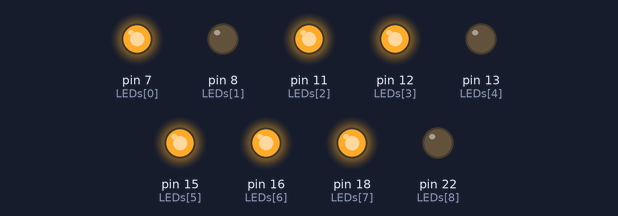
This program was run on a simulated Raspberry Pi (header pin numbers). On the bench: output pins drawn as LEDs (lit = HIGH). At 21.5 s the program stops and its outputs stay as they are.

Above: at 0.1 s.
At 0.9 s:
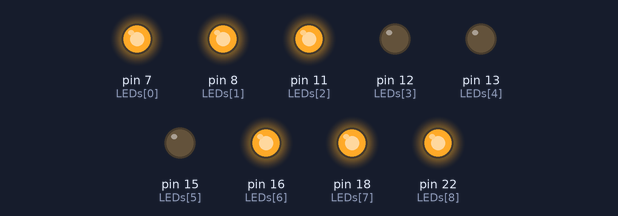
At 1.8 s:
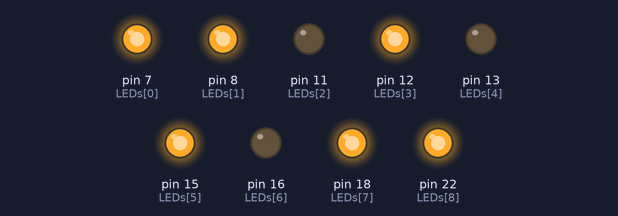
At 2.6 s:
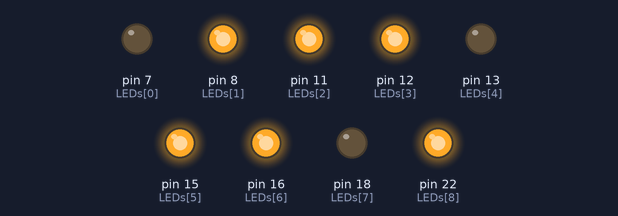
At 21.6 s:
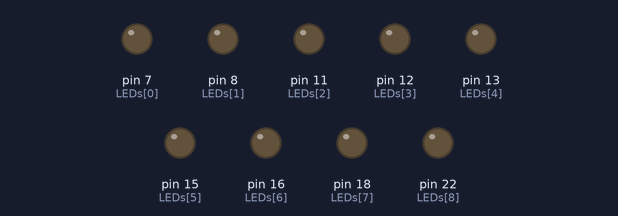
Timing chart, 0 to 23.0 s (numbered marks = the images above):
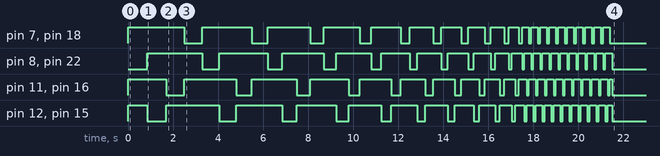

Measured:
- by itself, pin 7 (LEDs[0]), pin 18 (LEDs[7]): LOW → HIGH at 0.00 s, → LOW 2.5 s later, → HIGH 0.80 s later, → LOW 2.2 s later, … (40 changes in this stretch)
- by itself, pin 8 (LEDs[1]), pin 22 (LEDs[8]): LOW → HIGH at 0.85 s, → LOW 2.5 s later, → HIGH 0.75 s later, → LOW 2.2 s later, … (40 changes in this stretch)

The program:

Light_Spinner.py
```python
# Light Spinner

# Must be run as root - sudo python Light_Spinner.py

#PiDie LEDs are on physical pins as follows:
#    Led1: 7
#    Led2: 11
#    Led3: 12
#    Led4: 13
#    Led5: 15
#    Led6: 16
#    Led7: 18
#    Led8: 22
#    Led9: 8

#PiDie Buttons on physical pins as follows:
#    Red: 21
#    Green: 19
#    Yellow: 24
#    Blue: 26

import time, random, RPi.GPIO as GPIO

GPIO.setwarnings(True)
GPIO.setmode(GPIO.BOARD)

#Set up the LEDs as outputs on GPIO
LEDs = [7,8,11,12,13,15,16,18,22]
for pin_number in LEDs:
    GPIO.setup(pin_number, GPIO.OUT)

LEDOFF = 1
LEDON = 0

#Set up the LEDs as inputs on GPIO
SWITCHs = [19,21,24,26]
for pin_number in SWITCHs:
    GPIO.setup(pin_number,GPIO.IN,pull_up_down=GPIO.PUD_UP)

GREEN_BUTTON = 19
RED_BUTTON = 21
YELLOW_BUTTON = 24
BLUE_BUTTON = 26

#Test all LEDs
def ALL_ON():
    for pin_number in LEDs:
        GPIO.output (pin_number, LEDON)

def ALL_OFF():
    for pin_number in LEDs:
        GPIO.output (pin_number, LEDOFF)
ALL_OFF()

POSTION1 = [22,8,13]
POSTION2 = [15,12,13]
POSTION3 = [16,11,13]
POSTION4 = [18,7,13]

SPEED = 0.85

for i in range(5):
    for pin_number in POSTION1:
        GPIO.output (pin_number, LEDON)
    time.sleep(SPEED)
    ALL_OFF()
    for pin_number in POSTION2:
        GPIO.output (pin_number, LEDON)
    time.sleep(SPEED)
    SPEED -= 0.05
    ALL_OFF()
    for pin_number in POSTION3:
        GPIO.output (pin_number, LEDON)
    time.sleep(SPEED)
    ALL_OFF()
    for pin_number in POSTION4:
        GPIO.output (pin_number, LEDON)
    time.sleep(SPEED)
    ALL_OFF()
    SPEED -= 0.05

for i in range(5):
    for pin_number in POSTION1:
        GPIO.output (pin_number, LEDON)
    time.sleep(SPEED)
    ALL_OFF()
    for pin_number in POSTION2:
        GPIO.output (pin_number, LEDON)
    time.sleep(SPEED)
    ALL_OFF()
    for pin_number in POSTION3:
        GPIO.output (pin_number, LEDON)
    time.sleep(SPEED)
    ALL_OFF()
    for pin_number in POSTION4:
        GPIO.output (pin_number, LEDON)
    time.sleep(SPEED)
    ALL_OFF()
    SPEED -= 0.05

for i in range(10):
    for pin_number in POSTION1:
        GPIO.output (pin_number, LEDON)
    time.sleep(SPEED)
    ALL_OFF()
    for pin_number in POSTION2:
        GPIO.output (pin_number, LEDON)
    time.sleep(SPEED)
    ALL_OFF()
    for pin_number in POSTION3:
        GPIO.output (pin_number, LEDON)
    time.sleep(SPEED)
    ALL_OFF()
    for pin_number in POSTION4:
        GPIO.output (pin_number, LEDON)
    time.sleep(SPEED)
    ALL_OFF()

GPIO.cleanup()
```
